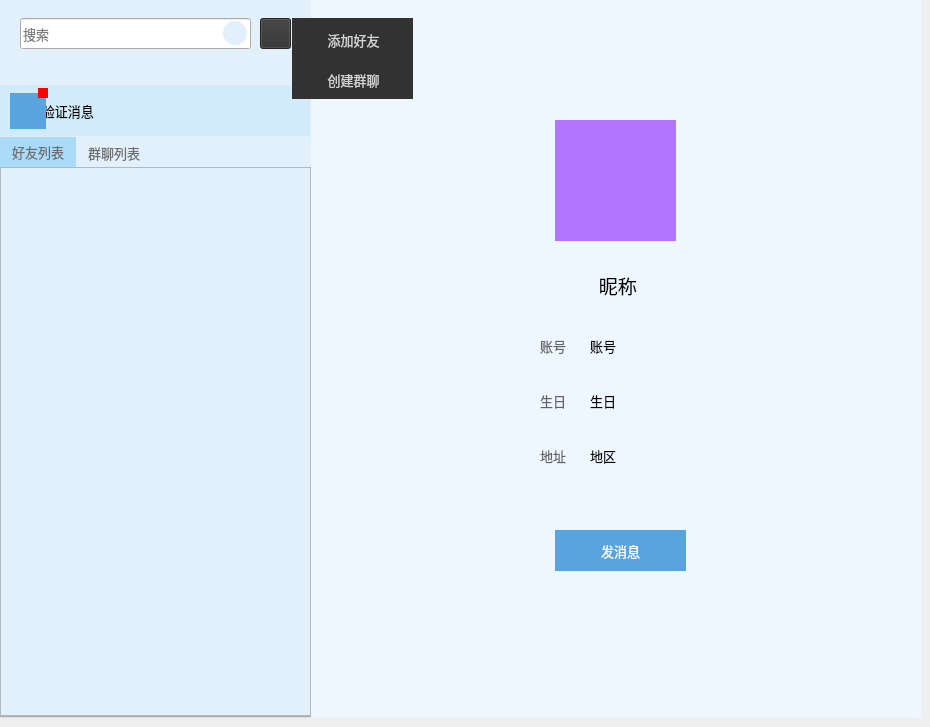
     <widget class="QWidget" name="tab">
      <property name="layoutDirection">
       <enum>Qt::LeftToRight</enum>
      </property>
      <property name="autoFillBackground">
       <bool>false</bool>
      </property>
      <attribute name="icon">
       <iconset resource="image.qrc">
        <normaloff>:/image/haoyou.png</normaloff>:/image/haoyou.png</iconset>
      </attribute>
      <attribute name="title">
       <string/>
      </attribute>
      <widget class="QLabel" name="label_10">
       <property name="geometry">
        <rect>
         <x>0</x>
         <y>0</y>
         <width>311</width>
         <height>718</height>
        </rect>
       </property>
       <property name="styleSheet">
        <string notr="true">background-color: rgb(225, 240, 250);</string>
       </property>
       <property name="text">
        <string/>
       </property>
      </widget>
      <widget class="QLabel" name="label_11">
       <property name="geometry">
        <rect>
         <x>310</x>
         <y>0</y>
         <width>611</width>
         <height>718</height>
        </rect>
       </property>
       <property name="styleSheet">
        <string notr="true">background-color: rgb(238, 247, 255);</string>
       </property>
       <property name="text">
        <string/>
       </property>
      </widget>
      <widget class="QLineEdit" name="lineEdit_2">
       <property name="geometry">
        <rect>
         <x>20</x>
         <y>18</y>
         <width>231</width>
         <height>31</height>
        </rect>
       </property>
       <property name="font">
        <font>
         <family>微软雅黑</family>
         <pointsize>10</pointsize>
        </font>
       </property>
       <property name="styleSheet">
        <string notr="true"/>
       </property>
       <property name="placeholderText">
        <string>搜索</string>
       </property>
      </widget>
      <widget class="QPushButton" name="pushButton_8">
       <property name="geometry">
        <rect>
         <x>260</x>
         <y>18</y>
         <width>31</width>
         <height>31</height>
        </rect>
       </property>
       <property name="styleSheet">
        <string notr="true">QPushButton{border-image: url(:/image/tianjia2.png);background: rgb(50, 50, 50);}
QPushButton:hover{background: rgb(90, 90, 90);}</string>
       </property>
       <property name="text">
        <string/>
       </property>
       <property name="checkable">
        <bool>true</bool>
       </property>
      </widget>
      <widget class="QWidget" name="widget_4" native="true">
       <property name="geometry">
        <rect>
         <x>292</x>
         <y>18</y>
         <width>121</width>
         <height>81</height>
        </rect>
       </property>
       <property name="styleSheet">
        <string notr="true">background-color: rgb(255, 255, 255);</string>
       </property>
       <widget class="QPushButton" name="pushButton_20">
        <property name="geometry">
         <rect>
          <x>0</x>
          <y>0</y>
          <width>123</width>
          <height>43</height>
         </rect>
        </property>
        <property name="font">
         <font>
          <family>微软雅黑</family>
          <pointsize>10</pointsize>
          <weight>50</weight>
          <bold>false</bold>
         </font>
        </property>
        <property name="styleSheet">
         <string notr="true">QPushButton{border-style:none;background: rgb(50, 50, 50);color: rgb(210, 210, 210);}
QPushButton:hover{background: rgb(100, 100, 100);color: rgb(230, 230, 230);}</string>
        </property>
        <property name="text">
         <string>添加好友</string>
        </property>
       </widget>
       <widget class="QPushButton" name="pushButton_21">
        <property name="geometry">
         <rect>
          <x>0</x>
          <y>40</y>
          <width>123</width>
          <height>43</height>
         </rect>
        </property>
        <property name="font">
         <font>
          <family>微软雅黑</family>
          <pointsize>10</pointsize>
          <weight>50</weight>
          <bold>false</bold>
         </font>
        </property>
        <property name="styleSheet">
         <string notr="true">QPushButton{border-style:none;background: rgb(50, 50, 50);color: rgb(210, 210, 210);}
QPushButton:hover{background: rgb(100, 100, 100);color: rgb(230, 230, 230);}</string>
        </property>
        <property name="text">
         <string>创建群聊</string>
        </property>
       </widget>
      </widget>
      <widget class="QLabel" name="label_17">
       <property name="geometry">
        <rect>
         <x>38</x>
         <y>88</y>
         <width>10</width>
         <height>10</height>
        </rect>
       </property>
       <property name="styleSheet">
        <string notr="true">background-color: rgb(255, 0, 0);</string>
       </property>
       <property name="text">
        <string/>
       </property>
      </widget>
      <widget class="QLabel" name="label_18">
       <property name="geometry">
        <rect>
         <x>10</x>
         <y>93</y>
         <width>36</width>
         <height>36</height>
        </rect>
       </property>
       <property name="styleSheet">
        <string notr="true">background: rgb(89, 164, 222);</string>
       </property>
       <property name="text">
        <string/>
       </property>
      </widget>
      <widget class="QLabel" name="label_19">
       <property name="geometry">
        <rect>
         <x>-2</x>
         <y>85</y>
         <width>312</width>
         <height>51</height>
        </rect>
       </property>
       <property name="font">
        <font>
         <family>微软雅黑</family>
         <pointsize>10</pointsize>
        </font>
       </property>
       <property name="styleSheet">
        <string notr="true">background: rgb(210, 235, 250);</string>
       </property>
       <property name="text">
        <string>             验证消息</string>
       </property>
      </widget>
      <widget class="QLabel" name="label_20">
       <property name="geometry">
        <rect>
         <x>10</x>
         <y>93</y>
         <width>36</width>
         <height>36</height>
        </rect>
       </property>
       <property name="styleSheet">
        <string notr="true">border-image: url(:/image/addfriend.png);</string>
       </property>
       <property name="text">
        <string/>
       </property>
      </widget>
      <widget class="QPushButton" name="pushButton_22">
       <property name="geometry">
        <rect>
         <x>-2</x>
         <y>85</y>
         <width>312</width>
         <height>51</height>
        </rect>
       </property>
       <property name="styleSheet">
        <string notr="true">QPushButton {background: transparent;border:none; }
QPushButton:hover{background-color:rgb(145,205,250,70);border:none;}
</string>
       </property>
       <property name="text">
        <string/>
       </property>
      </widget>
      <widget class="QWidget" name="widget_5" native="true">
       <property name="geometry">
        <rect>
         <x>380</x>
         <y>70</y>
         <width>471</width>
         <height>531</height>
        </rect>
       </property>
       <widget class="QLabel" name="label_21">
        <property name="geometry">
         <rect>
          <x>175</x>
          <y>50</y>
          <width>121</width>
          <height>121</height>
         </rect>
        </property>
        <property name="styleSheet">
         <string notr="true">background-color: rgb(179, 116, 255);</string>
        </property>
        <property name="text">
         <string/>
        </property>
       </widget>
       <widget class="QLabel" name="label_22">
        <property name="geometry">
         <rect>
          <x>155</x>
          <y>200</y>
          <width>161</width>
          <height>31</height>
         </rect>
        </property>
        <property name="font">
         <font>
          <family>微软雅黑</family>
          <pointsize>14</pointsize>
         </font>
        </property>
        <property name="styleSheet">
         <string notr="true"/>
        </property>
        <property name="text">
         <string> 昵称</string>
        </property>
        <property name="alignment">
         <set>Qt::AlignCenter</set>
        </property>
       </widget>
       <widget class="QLabel" name="label_23">
        <property name="geometry">
         <rect>
          <x>320</x>
          <y>200</y>
          <width>31</width>
          <height>31</height>
         </rect>
        </property>
        <property name="styleSheet">
         <string notr="true">border-image: url(:/image/boy.png);</string>
        </property>
        <property name="text">
         <string/>
        </property>
       </widget>
       <widget class="QLabel" name="label_24">
        <property name="geometry">
         <rect>
          <x>210</x>
          <y>260</y>
          <width>181</width>
          <height>31</height>
         </rect>
        </property>
        <property name="font">
         <font>
          <family>微软雅黑</family>
          <pointsize>10</pointsize>
         </font>
        </property>
        <property name="styleSheet">
         <string notr="true"/>
        </property>
        <property name="text">
         <string>账号</string>
        </property>
        <property name="alignment">
         <set>Qt::AlignLeading|Qt::AlignLeft|Qt::AlignVCenter</set>
        </property>
       </widget>
       <widget class="QLabel" name="label_25">
        <property name="geometry">
         <rect>
          <x>210</x>
          <y>315</y>
          <width>141</width>
          <height>31</height>
         </rect>
        </property>
        <property name="font">
         <font>
          <family>微软雅黑</family>
          <pointsize>10</pointsize>
         </font>
        </property>
        <property name="styleSheet">
         <string notr="true"/>
        </property>
        <property name="text">
         <string>生日</string>
        </property>
       </widget>
       <widget class="QLabel" name="label_26">
        <property name="geometry">
         <rect>
          <x>210</x>
          <y>370</y>
          <width>141</width>
          <height>31</height>
         </rect>
        </property>
        <property name="font">
         <font>
          <family>微软雅黑</family>
          <pointsize>10</pointsize>
         </font>
        </property>
        <property name="styleSheet">
         <string notr="true"/>
        </property>
        <property name="text">
         <string>地区</string>
        </property>
       </widget>
       <widget class="QPushButton" name="pushButton_23">
        <property name="geometry">
         <rect>
          <x>175</x>
          <y>460</y>
          <width>131</width>
          <height>41</height>
         </rect>
        </property>
        <property name="font">
         <font>
          <family>微软雅黑</family>
          <pointsize>10</pointsize>
         </font>
        </property>
        <property name="styleSheet">
         <string notr="true">QPushButton{border-style:none;background: rgb(89, 164, 222);color: rgb(255, 255, 255);}
QPushButton:hover{background:rgb(100, 178, 232);color: rgb(255, 255, 255);}</string>
        </property>
        <property name="text">
         <string>发消息</string>
        </property>
       </widget>
       <widget class="QLabel" name="label_27">
        <property name="geometry">
         <rect>
          <x>120</x>
          <y>261</y>
          <width>28</width>
          <height>28</height>
         </rect>
        </property>
        <property name="styleSheet">
         <string notr="true">border-image: url(:/image/yonghu2.png);</string>
        </property>
        <property name="text">
         <string/>
        </property>
       </widget>
       <widget class="QLabel" name="label_28">
        <property name="geometry">
         <rect>
          <x>117</x>
          <y>315</y>
          <width>33</width>
          <height>33</height>
         </rect>
        </property>
        <property name="styleSheet">
         <string notr="true">border-image: url(:/image/riqi.png);</string>
        </property>
        <property name="text">
         <string/>
        </property>
       </widget>
       <widget class="QLabel" name="label_29">
        <property name="geometry">
         <rect>
          <x>120</x>
          <y>373</y>
          <width>28</width>
          <height>28</height>
         </rect>
        </property>
        <property name="styleSheet">
         <string notr="true">border-image: url(:/image/dizhi.png);</string>
        </property>
        <property name="text">
         <string/>
        </property>
       </widget>
       <widget class="QLabel" name="label_30">
        <property name="geometry">
         <rect>
          <x>160</x>
          <y>265</y>
          <width>41</width>
          <height>21</height>
         </rect>
        </property>
        <property name="font">
         <font>
          <family>微软雅黑</family>
          <pointsize>10</pointsize>
         </font>
        </property>
        <property name="styleSheet">
         <string notr="true">color: rgb(99, 99, 99);</string>
        </property>
        <property name="text">
         <string>账号</string>
        </property>
       </widget>
       <widget class="QLabel" name="label_31">
        <property name="geometry">
         <rect>
          <x>160</x>
          <y>320</y>
          <width>41</width>
          <height>21</height>
         </rect>
        </property>
        <property name="font">
         <font>
          <family>微软雅黑</family>
          <pointsize>10</pointsize>
         </font>
        </property>
        <property name="styleSheet">
         <string notr="true">color: rgb(99, 99, 99);</string>
        </property>
        <property name="text">
         <string>生日</string>
        </property>
       </widget>
       <widget class="QLabel" name="label_32">
        <property name="geometry">
         <rect>
          <x>160</x>
          <y>375</y>
          <width>41</width>
          <height>21</height>
         </rect>
        </property>
        <property name="font">
         <font>
          <family>微软雅黑</family>
          <pointsize>10</pointsize>
         </font>
        </property>
        <property name="styleSheet">
         <string notr="true">color: rgb(99, 99, 99);</string>
        </property>
        <property name="text">
         <string>地址</string>
        </property>
       </widget>
       <widget class="QLabel" name="label_33">
        <property name="geometry">
         <rect>
          <x>320</x>
          <y>200</y>
          <width>31</width>
          <height>31</height>
         </rect>
        </property>
        <property name="styleSheet">
         <string notr="true">border-image: url(:/image/girl.png);</string>
        </property>
        <property name="text">
         <string/>
        </property>
       </widget>
      </widget>
      <widget class="QPushButton" name="pushButton_24">
       <property name="geometry">
        <rect>
         <x>223</x>
         <y>21</y>
         <width>24</width>
         <height>24</height>
        </rect>
       </property>
       <property name="styleSheet">
        <string notr="true">QPushButton{border-image: url(:/image/close2.png);background-color: rgb(225, 240, 250);border-radius:12px;}
QPushButton:hover{background:rgb(178, 230, 255);}</string>
       </property>
       <property name="text">
        <string/>
       </property>
      </widget>
      <widget class="QTabWidget" name="tabWidget_2">
       <property name="geometry">
        <rect>
         <x>0</x>
         <y>137</y>
         <width>311</width>
         <height>581</height>
        </rect>
       </property>
       <property name="font">
        <font>
         <family>微软雅黑</family>
         <pointsize>10</pointsize>
        </font>
       </property>
       <property name="styleSheet">
        <string notr="true">QTabWidget{border:none;}
QTabWidget::tab-bar { alignment: left; } 
QTabBar::tab{ background: rgb(225, 240, 250);color:rgb(110,110,110); }
QTabBar::tab:hover { background: rgb(200, 230, 250); }
QTabBar::tab:selected { background: rgb(170, 220, 250); }</string>
       </property>
       <property name="tabPosition">
        <enum>QTabWidget::North</enum>
       </property>
       <property name="currentIndex">
        <number>0</number>
       </property>
       <widget class="QWidget" name="tab_4">
        <attribute name="title">
         <string>好友列表</string>
        </attribute>
        <widget class="alistwidget" name="listWidget">
         <property name="geometry">
          <rect>
           <x>0</x>
           <y>0</y>
           <width>311</width>
           <height>549</height>
          </rect>
         </property>
         <property name="font">
          <font>
           <family>微软雅黑</family>
           <pointsize>14</pointsize>
          </font>
         </property>
         <property name="styleSheet">
          <string notr="true">background-color: rgb(225, 240, 250);</string>
         </property>
         <property name="iconSize">
          <size>
           <width>0</width>
           <height>0</height>
          </size>
         </property>
         <property name="textElideMode">
          <enum>Qt::ElideMiddle</enum>
         </property>
        </widget>
       </widget>
       <widget class="QWidget" name="tab_5">
        <attribute name="title">
         <string>群聊列表</string>
        </attribute>
        <widget class="alistwidget" name="listWidget_4">
         <property name="geometry">
          <rect>
           <x>0</x>
           <y>0</y>
           <width>311</width>
           <height>550</height>
          </rect>
         </property>
         <property name="font">
          <font>
           <family>微软雅黑</family>
           <pointsize>14</pointsize>
          </font>
         </property>
         <property name="styleSheet">
          <string notr="true">background-color: rgb(225, 240, 250);</string>
         </property>
         <property name="iconSize">
          <size>
           <width>0</width>
           <height>0</height>
          </size>
         </property>
         <property name="textElideMode">
          <enum>Qt::ElideMiddle</enum>
         </property>
        </widget>
       </widget>
      </widget>
      <zorder>label_11</zorder>
      <zorder>label_10</zorder>
      <zorder>lineEdit_2</zorder>
      <zorder>pushButton_8</zorder>
      <zorder>label_19</zorder>
      <zorder>pushButton_22</zorder>
      <zorder>widget_5</zorder>
      <zorder>widget_4</zorder>
      <zorder>pushButton_24</zorder>
      <zorder>label_18</zorder>
      <zorder>label_20</zorder>
      <zorder>label_17</zorder>
      <zorder>tabWidget_2</zorder>
     </widget>
